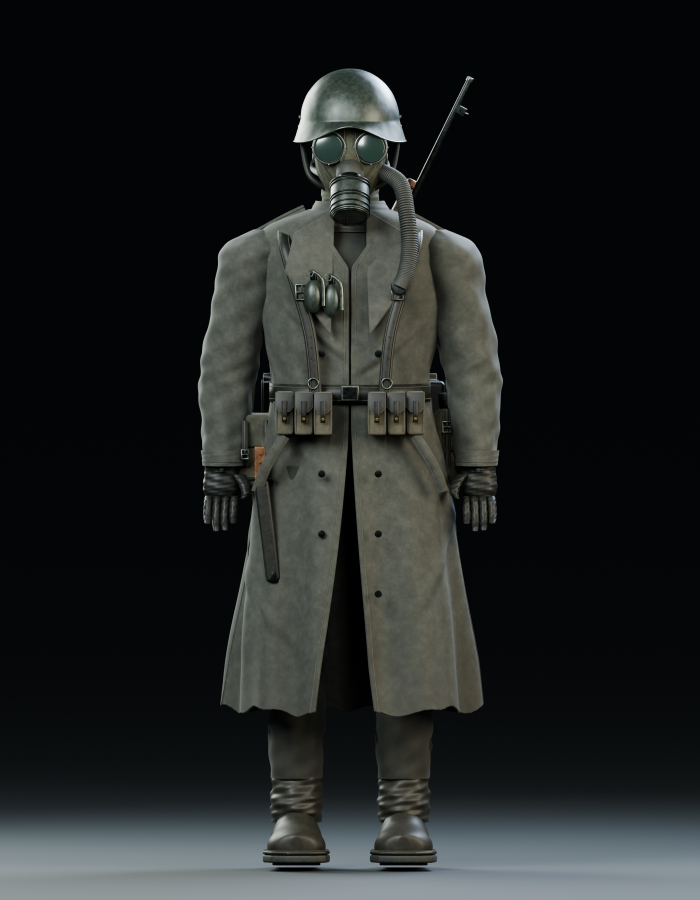
#> input picture source_art/soldier_high_detail/previews/front.png, 1400 x 1800 px (shown at 1/2 size); its folder holds 4 pictures in this run
$ python package_model.py
#> lines starting #> are read from the running program, lines starting #| are printed output that depends on the picture
"""Make a contact sheet and a self-contained delivery archive. Requires Pillow."""
from pathlib import Path
from PIL import Image, ImageDraw, ImageFont
import zipfile
import hashlib
import json

ROOT=Path(__file__).resolve().parents[2]
OUT=ROOT/'source_art/soldier_high_detail'
preview=OUT/'previews'
font=ImageFont.truetype('/System/Library/Fonts/Supplemental/Arial.ttf',22)
small=ImageFont.truetype('/System/Library/Fonts/Supplemental/Arial.ttf',15)
canvas=Image.new('RGB',(1860,910),(12,17,19))
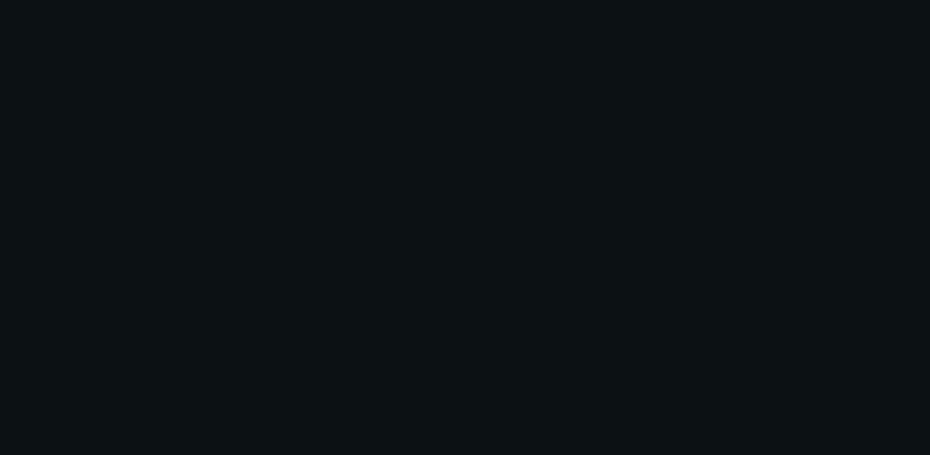
#> canvas: PIL image 1860x910 RGB (shown at 1/2 size); mean R, G, B 12, 17, 19
draw=ImageDraw.Draw(canvas)
draw.text((30,20),'СОЛДАТ / СТАТИЧНАЯ 3D-МОДЕЛЬ',(216,222,213),font=font)
draw.text((30,51),'Рендеры модели Blender · передний вид / три четверти / задний вид',(133,150,146),font=small)
for i,name in enumerate(['front','three_quarter','rear']):
    im=Image.open(preview/(name+'.png')).convert('RGB')
    im.thumbnail((610,810),Image.Resampling.LANCZOS)
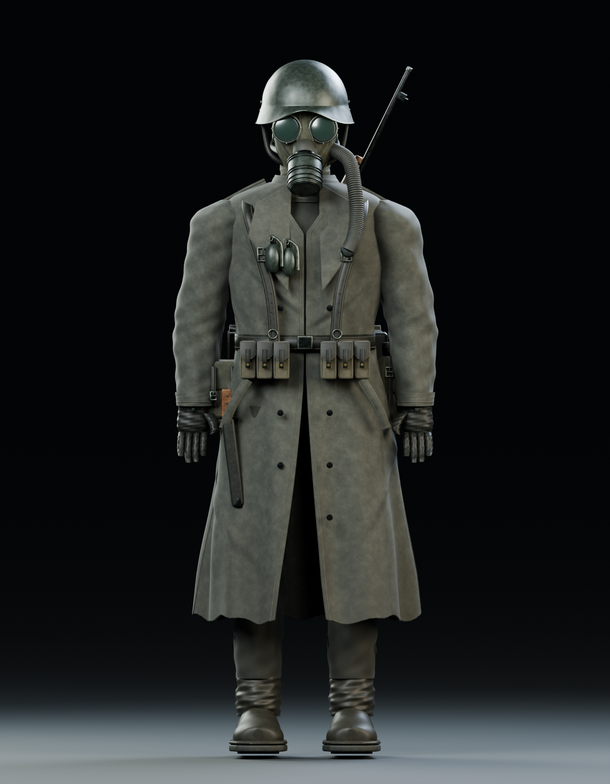
#> im: PIL image 610x784 RGB; mean R, G, B 31.1, 33.9, 33.2
    canvas.paste(im,(i*620+(620-im.width)//2,85))
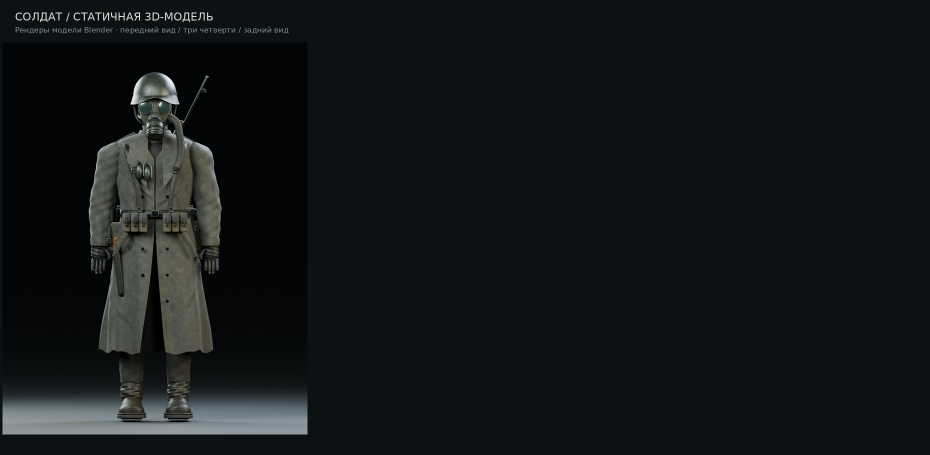
#> canvas: PIL image 1860x910 RGB (shown at 1/2 size); mean R, G, B 17.7, 22.1, 23.4
#> (the run stopped early here; a loop or call above may not have finished)
